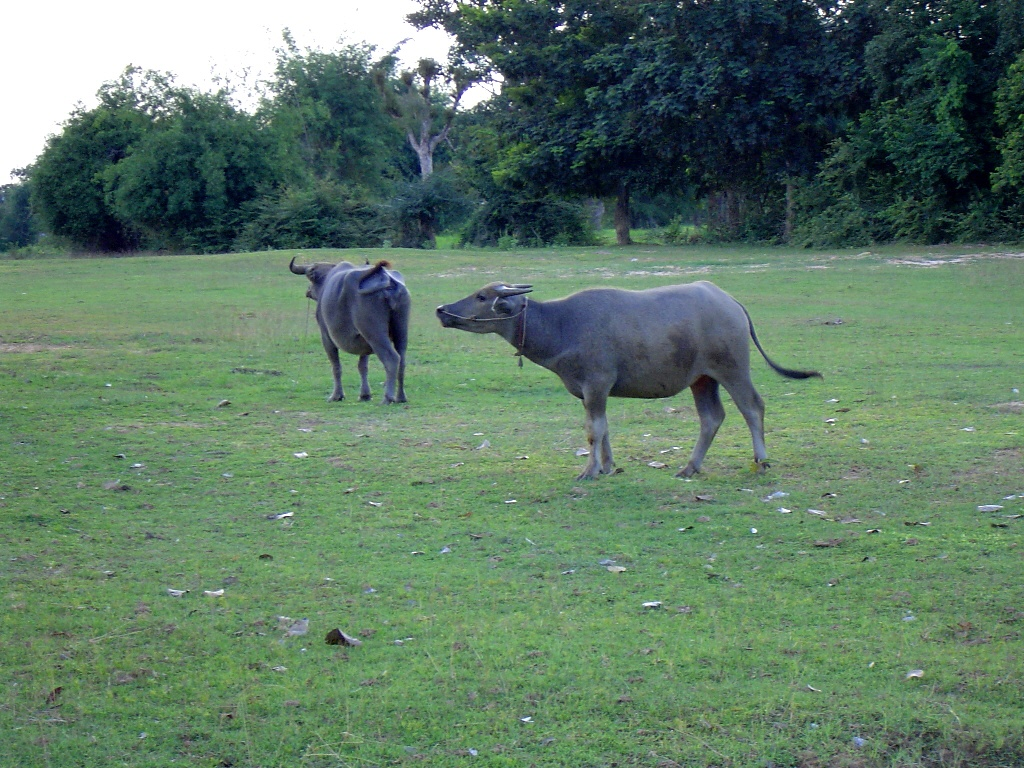
//> input picture OpenCV2_learn/1_ComputerVisionProgrammingGuide_3rd/images/Kwai051a.jpg, 1024 x 768 px
$ ./2-7-1 ../images/Kwai051a.jpg ../images/Roads-as-fundamental-right.jpg   (built with g++ and OpenCV 4)
//> lines starting //> are read from the running program, lines starting //| are printed output that depends on the picture
#include <iostream>
#include <opencv2/highgui/highgui.hpp>
#include <opencv2/imgproc/imgproc.hpp>

int main(int argc, char *argv[])
{
    if (argc != 3)
    {
        std::cerr << "usage: ./ch2 image1.png image2.png" << std::endl;
        return -1;
    }

    cv::Mat image1, image2;
    image1 = cv::imread(argv[1], CV_LOAD_IMAGE_GRAYSCALE);
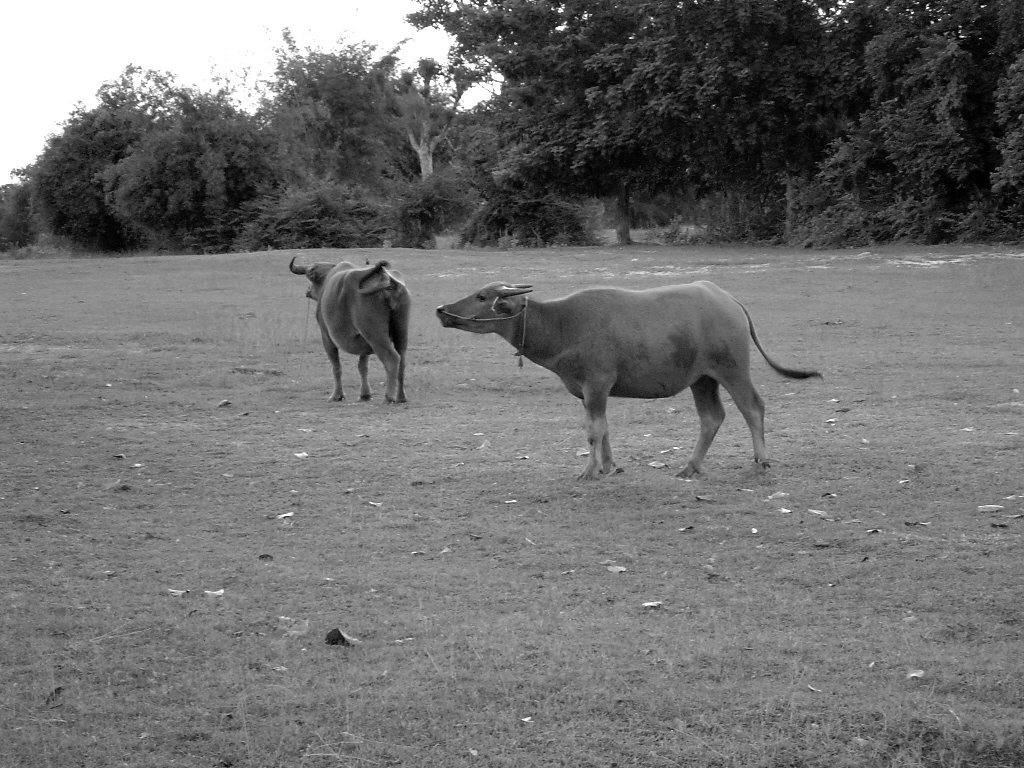
//> image1: 768 rows x 1024 cols, CV_8UC1; min 0, max 255, mean 111.8
    image2 = cv::imread(argv[2], CV_LOAD_IMAGE_GRAYSCALE);
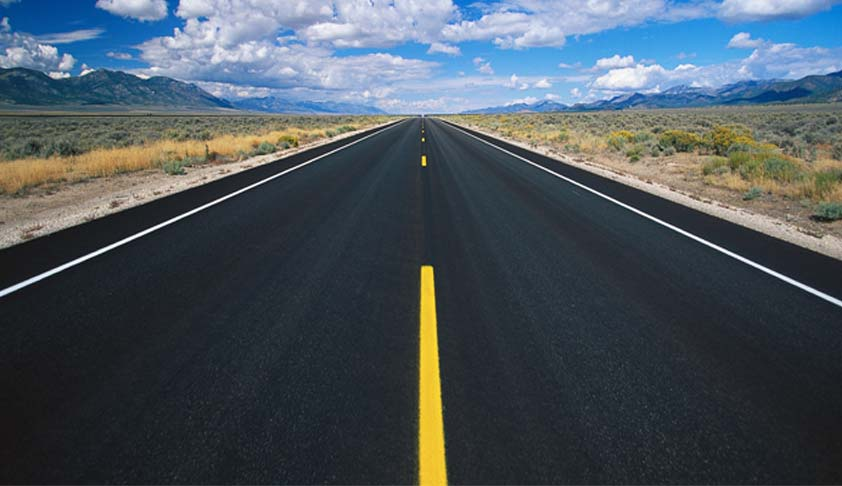
//> input picture OpenCV2_learn/1_ComputerVisionProgrammingGuide_3rd/images/Roads-as-fundamental-right.jpg, 842 x 486 px
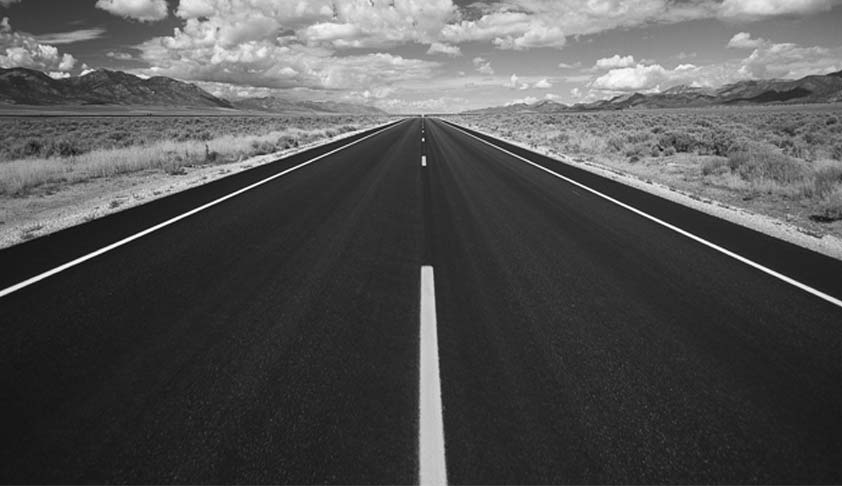
//> image2: 486 rows x 842 cols, CV_8UC1; min 3, max 255, mean 81.9
    assert(image1.data != nullptr && image2.data != nullptr);

    // Resize Image1
    double rowRatio = (double)(image1.rows+0.0) / image2.rows;
//> rowRatio = 1.58
    double colRatio = (double)(image1.cols+0.0) / image2.cols;
//> colRatio = 1.22

    cv::resize(image1, image1, cv::Size(image1.cols/colRatio, image1.rows/rowRatio));
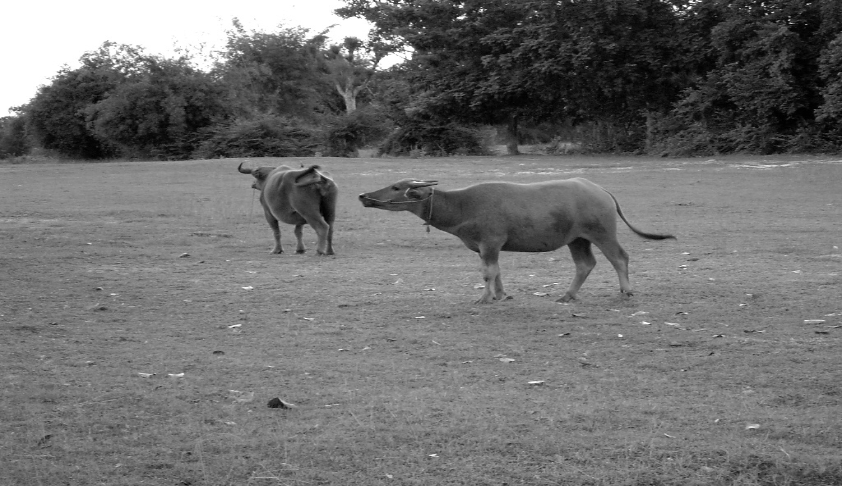
//> image1: 486 rows x 842 cols, CV_8UC1; min 0, max 255, mean 111.7

    // Add images
    cv::Mat result;
    cv::addWeighted(image1, 0.4, image2, 0.7, 0.2, result);
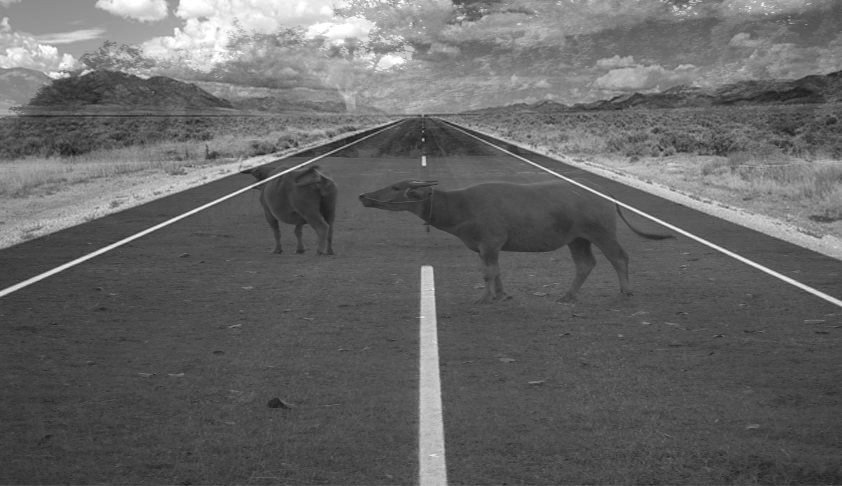
//> result: 486 rows x 842 cols, CV_8UC1; min 19, max 255, mean 102.2

    cv::namedWindow("Image1", CV_WINDOW_AUTOSIZE);
    cv::imshow("Image1", image1);

    cv::namedWindow("Image2", CV_WINDOW_AUTOSIZE);
    cv::imshow("Image2", image2);

    cv::namedWindow("AddedResult", CV_WINDOW_AUTOSIZE);
    cv::imshow("AddedResult", result);

    cv::waitKey(0);
    cv::destroyAllWindows();

    return 0;
}
